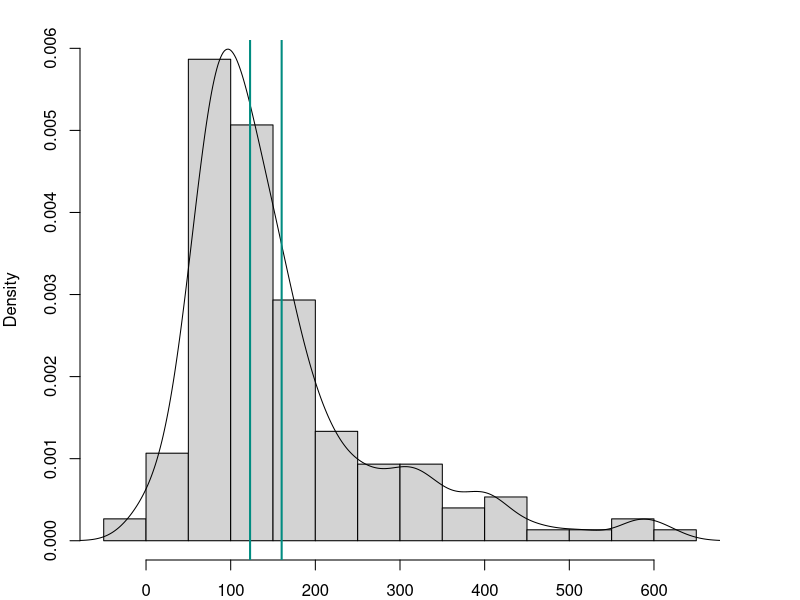
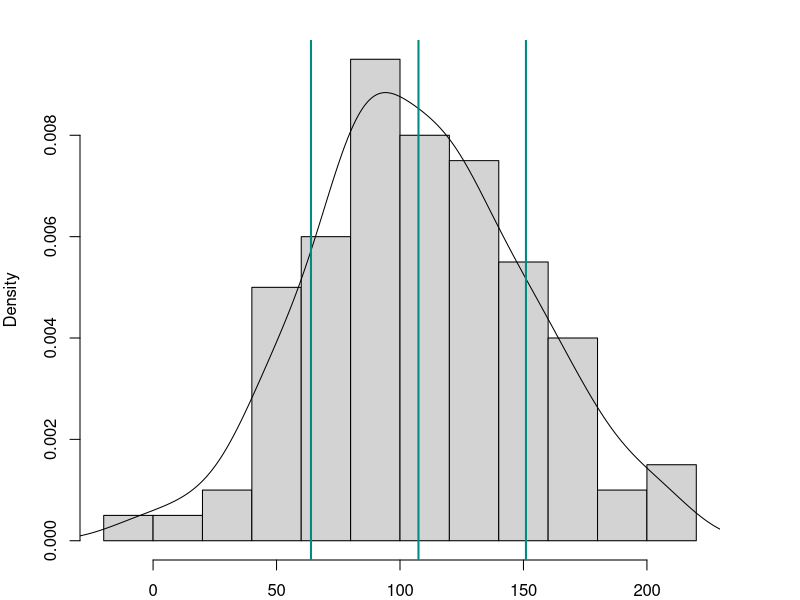
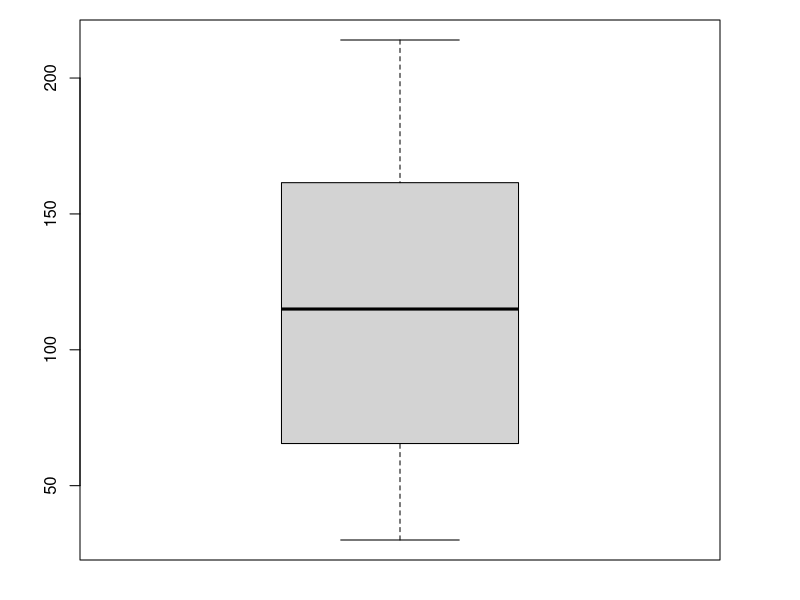
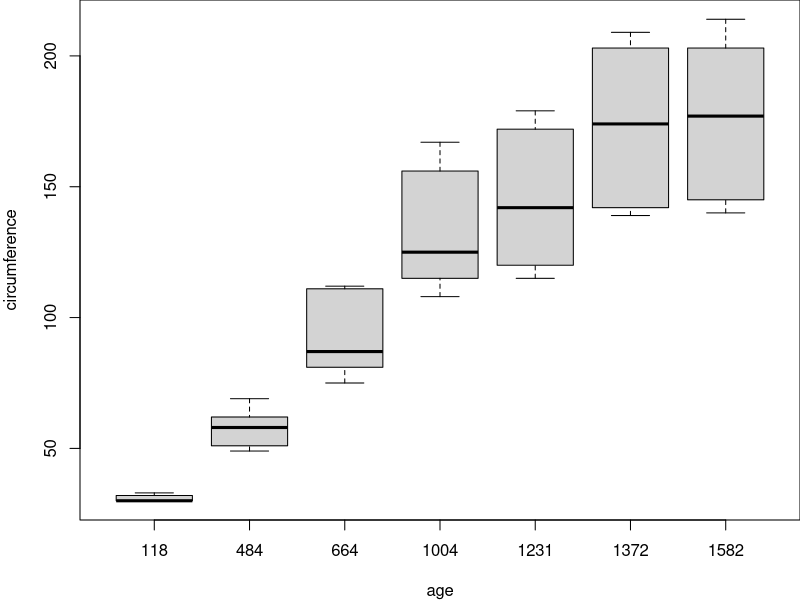
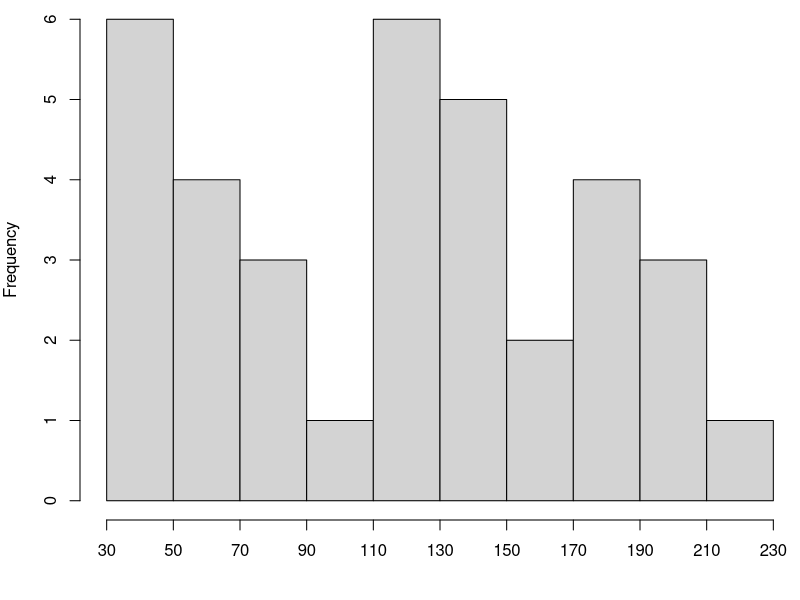
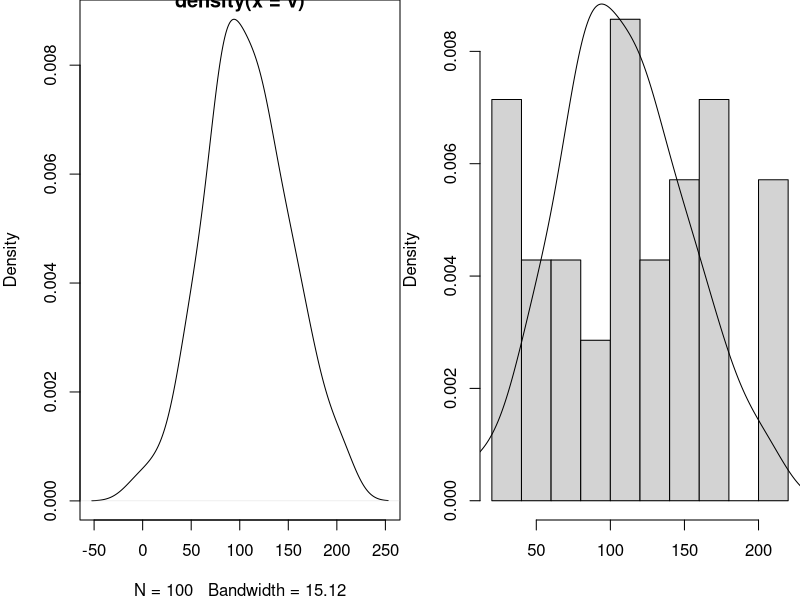

Here is the R script that generated these plots, in order:
## ---- chunk 1
# Settings
knitr::opts_chunk$set(echo = F, dpi = 150, fig.height = 4)
# Load packages
library('magrittr');library('knitr')
## ---- chunk 2
values <- Orange$circumference[1:12]
values
## ---- chunk 3
sort(values)
## ---- chunk 4
sort(values)
length(values)
median(values)
## ---- chunk 5
values
sum(values) / length(values)
## ---- chunk 6
set.seed(123)
par(mar = c(2,4,2,4))
v <- c(rnorm(100, mean(values), sd(values)), 
       rnorm(50, mean(values)+200, sd(values)+100))
hist(v, 10, freq = F, main = NULL, xlab = NULL)
lines(density(v))
abline(v = c(mean(v), median(v)), col = '#018c81', lwd = 2)
## ---- chunk 7
sort(values)
range(values)
## ---- chunk 8
sort(values)
quantile(values, probs = seq(0, 1, .1)) # Deciles
## ---- chunk 9
quantile(values) # Quartiles
IQR(values)
## ---- chunk 10
values
var(values)
## ---- chunk 11
sort(values)
mean(values)
sd(values)
## ---- chunk 12
set.seed(123)
v <- rnorm(100, mean(values), sd(values))
hist(v, 10, freq = F, main = NULL, xlab = NULL)
lines(density(v))
m <- mean(v)
abline(v = c(m, m - sd(v), m + sd(v)), col = '#018c81', lwd = 2)
## ---- chunk 13
quantile(Orange$circumference)
par(mar = c(2,4,1,4))
boxplot(Orange$circumference)
## ---- chunk 14
par(mar = c(4,4,0,0))
boxplot(circumference ~ age, Orange)
## ---- chunk 15
sort(Orange$circumference)
b <- seq(min(Orange$circumference), max(Orange$circumference)+20, 20)
par(mar = c(4,4,0,0))
hist(Orange$circumference, b, main = NULL, xlab = NULL, xaxt = 'n')
axis(1, b, b)
## ---- chunk 16
par(mfrow = 1:2, mar = c(4,4,0,0))
plot(density(v), main = NULL)
hist(Orange$circumference, freq = F, main = NULL, xlab = NULL)
lines(density(v))
